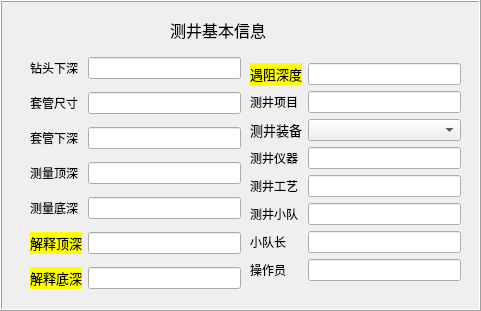
     <widget class="QFrame" name="frame_6">
      <property name="geometry">
       <rect>
        <x>1070</x>
        <y>60</y>
        <width>481</width>
        <height>311</height>
       </rect>
      </property>
      <property name="styleSheet">
       <string notr="true">font: 10pt &quot;黑体&quot;;</string>
      </property>
      <property name="frameShape">
       <enum>QFrame::Box</enum>
      </property>
      <property name="frameShadow">
       <enum>QFrame::Raised</enum>
      </property>
      <widget class="QLabel" name="label_94">
       <property name="geometry">
        <rect>
         <x>170</x>
         <y>20</y>
         <width>131</width>
         <height>20</height>
        </rect>
       </property>
       <property name="font">
        <font>
         <family>黑体</family>
         <pointsize>12</pointsize>
         <weight>50</weight>
         <italic>false</italic>
         <bold>false</bold>
        </font>
       </property>
       <property name="styleSheet">
        <string notr="true">font: 12pt &quot;黑体&quot;;</string>
       </property>
       <property name="text">
        <string>测井基本信息</string>
       </property>
      </widget>
      <widget class="QWidget" name="layoutWidget">
       <property name="geometry">
        <rect>
         <x>30</x>
         <y>50</y>
         <width>211</width>
         <height>251</height>
        </rect>
       </property>
       <layout class="QGridLayout" name="gridLayout_16">
        <item row="3" column="1">
         <widget class="QLineEdit" name="lineEdit_110">
          <property name="styleSheet">
           <string notr="true">font: 10pt &quot;黑体&quot;;</string>
          </property>
         </widget>
        </item>
        <item row="7" column="0">
         <widget class="QLabel" name="label_85">
          <property name="font">
           <font>
            <family>黑体</family>
            <pointsize>10</pointsize>
            <weight>50</weight>
            <italic>false</italic>
            <bold>false</bold>
            <underline>false</underline>
           </font>
          </property>
          <property name="styleSheet">
           <string notr="true">font: 10pt &quot;黑体&quot;;
background-color: rgb(255, 255, 0);</string>
          </property>
          <property name="text">
           <string>解释底深</string>
          </property>
         </widget>
        </item>
        <item row="2" column="1">
         <widget class="QLineEdit" name="lineEdit_109">
          <property name="styleSheet">
           <string notr="true">font: 10pt &quot;黑体&quot;;</string>
          </property>
         </widget>
        </item>
        <item row="1" column="1">
         <widget class="QLineEdit" name="lineEdit_108">
          <property name="styleSheet">
           <string notr="true">font: 10pt &quot;黑体&quot;;</string>
          </property>
         </widget>
        </item>
        <item row="3" column="0">
         <widget class="QLabel" name="label_91">
          <property name="styleSheet">
           <string notr="true">font: 10pt &quot;黑体&quot;;</string>
          </property>
          <property name="text">
           <string>测量顶深</string>
          </property>
         </widget>
        </item>
        <item row="4" column="0">
         <widget class="QLabel" name="label_92">
          <property name="styleSheet">
           <string notr="true">font: 10pt &quot;黑体&quot;;</string>
          </property>
          <property name="text">
           <string>测量底深</string>
          </property>
         </widget>
        </item>
        <item row="4" column="1">
         <widget class="QLineEdit" name="lineEdit_111">
          <property name="styleSheet">
           <string notr="true">font: 10pt &quot;黑体&quot;;</string>
          </property>
         </widget>
        </item>
        <item row="0" column="1">
         <widget class="QLineEdit" name="lineEdit_102">
          <property name="styleSheet">
           <string notr="true">font: 10pt &quot;黑体&quot;;</string>
          </property>
         </widget>
        </item>
        <item row="6" column="0">
         <widget class="QLabel" name="label_84">
          <property name="font">
           <font>
            <family>黑体</family>
            <pointsize>10</pointsize>
            <weight>50</weight>
            <italic>false</italic>
            <bold>false</bold>
            <underline>false</underline>
           </font>
          </property>
          <property name="styleSheet">
           <string notr="true">font: 10pt &quot;黑体&quot;;
background-color: rgb(255, 255, 0);</string>
          </property>
          <property name="text">
           <string>解释顶深</string>
          </property>
         </widget>
        </item>
        <item row="1" column="0">
         <widget class="QLabel" name="label_83">
          <property name="styleSheet">
           <string notr="true">font: 10pt &quot;黑体&quot;;</string>
          </property>
          <property name="text">
           <string>套管尺寸</string>
          </property>
         </widget>
        </item>
        <item row="6" column="1">
         <widget class="QLineEdit" name="lineEdit_103">
          <property name="styleSheet">
           <string notr="true">font: 10pt &quot;黑体&quot;;</string>
          </property>
          <property name="text">
           <string/>
          </property>
         </widget>
        </item>
        <item row="2" column="0">
         <widget class="QLabel" name="label_90">
          <property name="styleSheet">
           <string notr="true">font: 10pt &quot;黑体&quot;;</string>
          </property>
          <property name="text">
           <string>套管下深</string>
          </property>
         </widget>
        </item>
        <item row="7" column="1">
         <widget class="QLineEdit" name="lineEdit_105">
          <property name="styleSheet">
           <string notr="true">font: 10pt &quot;黑体&quot;;</string>
          </property>
          <property name="text">
           <string/>
          </property>
         </widget>
        </item>
        <item row="0" column="0">
         <widget class="QLabel" name="label_88">
          <property name="styleSheet">
           <string notr="true">font: 10pt &quot;黑体&quot;;</string>
          </property>
          <property name="text">
           <string>钻头下深</string>
          </property>
         </widget>
        </item>
       </layout>
      </widget>
      <widget class="QWidget" name="layoutWidget">
       <property name="geometry">
        <rect>
         <x>250</x>
         <y>50</y>
         <width>211</width>
         <height>244</height>
        </rect>
       </property>
       <layout class="QGridLayout" name="gridLayout_10">
        <item row="0" column="0">
         <layout class="QVBoxLayout" name="verticalLayout_15">
          <item>
           <widget class="QLabel" name="label_97">
            <property name="font">
             <font>
              <family>黑体</family>
              <pointsize>10</pointsize>
              <weight>50</weight>
              <italic>false</italic>
              <bold>false</bold>
              <underline>false</underline>
             </font>
            </property>
            <property name="styleSheet">
             <string notr="true">font: 10pt &quot;黑体&quot;;
background-color: rgb(255, 255, 0);</string>
            </property>
            <property name="text">
             <string>遇阻深度</string>
            </property>
           </widget>
          </item>
          <item>
           <widget class="QLabel" name="label_42">
            <property name="styleSheet">
             <string notr="true">font: 10pt &quot;黑体&quot;;</string>
            </property>
            <property name="text">
             <string>测井项目</string>
            </property>
           </widget>
          </item>
          <item>
           <widget class="QLabel" name="label_36">
            <property name="font">
             <font>
              <family>黑体</family>
              <pointsize>10</pointsize>
              <weight>50</weight>
              <italic>false</italic>
              <bold>false</bold>
              <underline>false</underline>
             </font>
            </property>
            <property name="styleSheet">
             <string notr="true">font: 10pt &quot;黑体&quot;;</string>
            </property>
            <property name="text">
             <string>测井装备</string>
            </property>
           </widget>
          </item>
          <item>
           <widget class="QLabel" name="label_37">
            <property name="styleSheet">
             <string notr="true">font: 10pt &quot;黑体&quot;;</string>
            </property>
            <property name="text">
             <string>测井仪器</string>
            </property>
           </widget>
          </item>
          <item>
           <widget class="QLabel" name="label_80">
            <property name="styleSheet">
             <string notr="true">font: 10pt &quot;黑体&quot;;</string>
            </property>
            <property name="text">
             <string>测井工艺</string>
            </property>
           </widget>
          </item>
          <item>
           <widget class="QLabel" name="label_38">
            <property name="styleSheet">
             <string notr="true">font: 10pt &quot;黑体&quot;;</string>
            </property>
            <property name="text">
             <string>测井小队</string>
            </property>
           </widget>
          </item>
          <item>
           <widget class="QLabel" name="label_39">
            <property name="styleSheet">
             <string notr="true">font: 10pt &quot;黑体&quot;;</string>
            </property>
            <property name="text">
             <string>小队长</string>
            </property>
           </widget>
          </item>
          <item>
           <widget class="QLabel" name="label_49">
            <property name="styleSheet">
             <string notr="true">font: 10pt &quot;黑体&quot;;</string>
            </property>
            <property name="text">
             <string>操作员</string>
            </property>
           </widget>
          </item>
         </layout>
        </item>
        <item row="0" column="1">
         <layout class="QVBoxLayout" name="verticalLayout_16">
          <item>
           <widget class="QLineEdit" name="lineEdit_115">
            <property name="styleSheet">
             <string notr="true">font: 10pt &quot;黑体&quot;;</string>
            </property>
            <property name="text">
             <string/>
            </property>
           </widget>
          </item>
          <item>
           <widget class="QLineEdit" name="lineEdit_51">
            <property name="styleSheet">
             <string notr="true">font: 10pt &quot;黑体&quot;;</string>
            </property>
            <property name="text">
             <string/>
            </property>
           </widget>
          </item>
          <item>
           <widget class="QComboBox" name="comboBox_5">
            <property name="styleSheet">
             <string notr="true">font: 10pt &quot;黑体&quot;;</string>
            </property>
           </widget>
          </item>
          <item>
           <widget class="QLineEdit" name="lineEdit_42">
            <property name="styleSheet">
             <string notr="true">font: 10pt &quot;黑体&quot;;</string>
            </property>
            <property name="text">
             <string/>
            </property>
           </widget>
          </item>
          <item>
           <widget class="QLineEdit" name="lineEdit_100">
            <property name="styleSheet">
             <string notr="true">font: 10pt &quot;黑体&quot;;</string>
            </property>
            <property name="text">
             <string/>
            </property>
           </widget>
          </item>
          <item>
           <widget class="QLineEdit" name="lineEdit_43">
            <property name="styleSheet">
             <string notr="true">font: 10pt &quot;黑体&quot;;</string>
            </property>
            <property name="text">
             <string/>
            </property>
           </widget>
          </item>
          <item>
           <widget class="QLineEdit" name="lineEdit_54">
            <property name="styleSheet">
             <string notr="true">font: 10pt &quot;黑体&quot;;</string>
            </property>
            <property name="text">
             <string/>
            </property>
           </widget>
          </item>
          <item>
           <widget class="QLineEdit" name="lineEdit_44">
            <property name="styleSheet">
             <string notr="true">font: 10pt &quot;黑体&quot;;</string>
            </property>
            <property name="text">
             <string/>
            </property>
           </widget>
          </item>
         </layout>
        </item>
       </layout>
      </widget>
     </widget>
